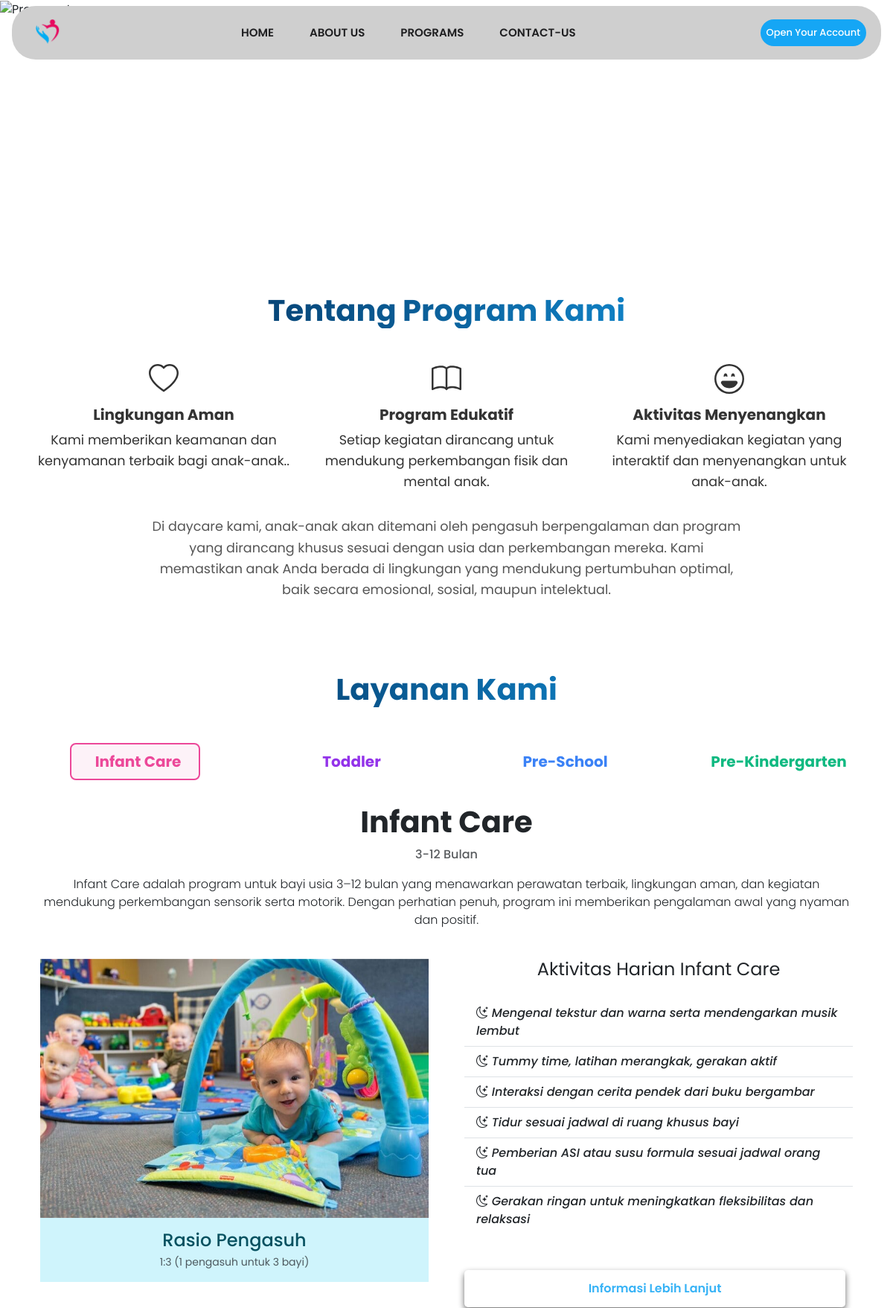
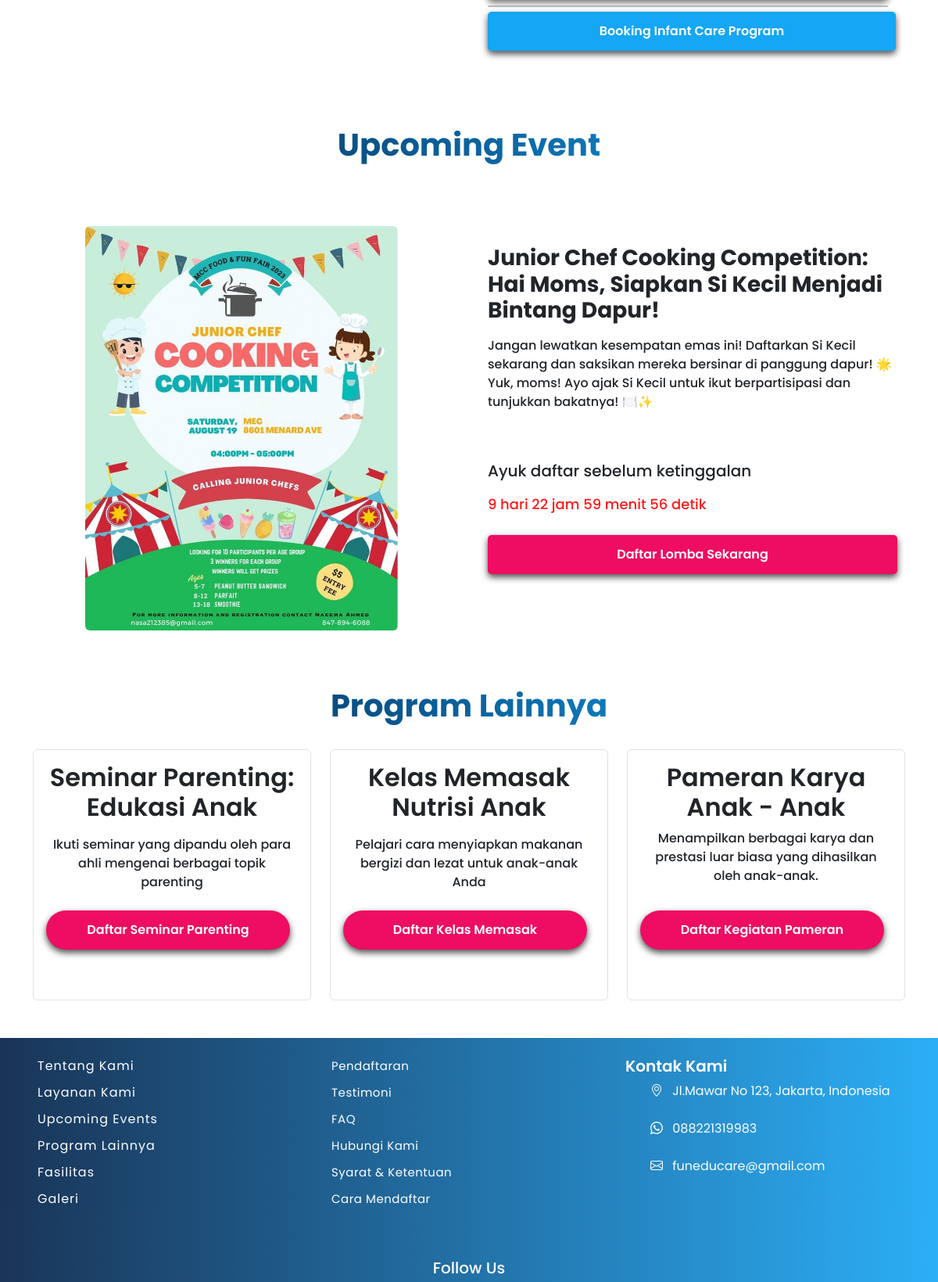
Screenshot of /programs/ (upper part) with the database file from the repository (2 pictures, top to bottom).
### programs/models.py (models this page shows, shortened)
class Program(models.Model):
  name = models.CharField(max_length=255)
  description = models.TextField()
  age_range = models.CharField(max_length=50)
  image = models.ImageField(upload_to='program_images/')

class Activity(models.Model):
  program = models.ForeignKey(Program, related_name='activities', on_delete=models.CASCADE)
  name = models.CharField(max_length=255)
  icon_class = models.CharField(max_length=100)

### programs/views.py (the view, shortened to what this page needs)
# urls.py: path('programs/', include('programs.urls')),
def programs(request):
    program_names = [
        "Infant Care",
        "Toddler",
        "Pre School",
        "Pre Kindergarten"
    ]
    programs_details = {}
    for name in program_names:
        try:
            program = Program.objects.get(name=name)
            programs_details[name] = {
                'program': program,
                'activities': program.activities.all(),
                'facilities': program.facilities.all(),
                'fees': program.fees.all(),
                'schedules': program.schedules.all(),
                'teachers': program.teachers.all()
            }
        except Program.DoesNotExist:
            programs_details[name] = None
    participant = ProgramsCompetitionModel.objects.all()
    programs_competitions_form = ProgramsCompetitionForm(request.POST or None)
    parenting_seminar = ParentingSeminarModel.objects.all().order_by('date')
    cooking_class = CookingClassModel.objects.all().order_by('date')
    exhibition = ChildrenExhibitionModel.objects.all().order_by('date')
    context = {
        'Judul': 'Our Programs',
        'f_competition': programs_competitions_form,
        'participants': participant,
        'parenting_seminar': parenting_seminar,
        'cooking_class': cooking_class,
        'exhibition': exhibition,
        'programs_details': programs_details
    }
    return render(request, 'programs/programs.html', context)

### programs/templates/programs/programs.html (shortened to what this page needs)
<!DOCTYPE html>
{% extends 'base/base.html' %} {% load static %} {% block extra_css %}
<link rel="stylesheet" href="{% static 'css/programs-style.css' %}" />
{% endblock %}  {% block body_block%}
<body>
  <main>
    <section class="image-section">
      <div class="overlay content-1">
        <h1 class="p-2">Programs</h1>
        <hr class="garis mx-auto mx-md-0" />
      </div>
    </section>
    <section class="program-description-section py-5" style="margin-top: -55px">
      <div class="container content-2">
        <h2 class="text-center fs-1 fw-bolder mb-5">Tentang Program Kami</h2>
        <div class="row text-center g-4">
          <div class="col-md-4 mb-4">
            <div class="feature-icon">
            </div>
            <h5 class="mt-3">Lingkungan Aman</h5>
            <p>
              Kami memberikan keamanan dan kenyamanan terbaik bagi anak-anak..
            </p>
          </div>
          <div class="col-md-4 mb-4">
            <div class="feature-icon">
            </div>
            <h5 class="mt-3">Program Edukatif</h5>
            <p>
              Setiap kegiatan dirancang untuk mendukung perkembangan fisik dan
              mental anak.
            </p>
          </div>
          <div class="col-md-4 mb-4">
            <div class="feature-icon">
            </div>
            <h5 class="mt-3">Aktivitas Menyenangkan</h5>
            <p>
              Kami menyediakan kegiatan yang interaktif dan menyenangkan untuk
              anak-anak.
            </p>
          </div>
        </div>
        <div class="text-center mt-2 mb-5">
          <p class="description-text">
            Di daycare kami, anak-anak akan ditemani oleh pengasuh berpengalaman
            dan program yang dirancang khusus sesuai dengan usia dan
            perkembangan mereka. Kami memastikan anak Anda berada di lingkungan
            yang mendukung pertumbuhan optimal, baik secara emosional, sosial,
            maupun intelektual.
          </p>
        </div>
      </div>
    </section>
    <section class="container" id="service">
      <div class="content-2">
        <h2 class="text-center fs-1 fw-bolder mb-5">Layanan Kami</h2>
      </div>
      <div
        id="service-tab-nav"
        class="d-flex flex-wrap flex-md-row overflow-auto mb-4 pb-2 justify-content-center"
        role="navigation"
        aria-label="Program navigation"
      >
        <ul
          class="d-flex flex-md-row flex-column gap-2 list-unstyled m-0 w-100"
        >
          <li
            class="col-md-3 flex-grow-1 d-grid gap-2 align-items-center justify-content-md-center justify-content-start"
          >
            <button
              class="program-tab btn btn-block d-flex align-items-center px-4 py-2 rounded-3 fw-bold active"
              data-program="infantcare"
              role="tab"
              aria-selected="true"
              aria-controls="infantcare"
            >
              <a class="fs-5 text-decoration-none" href="#infantcare" style="color: #ec4899"
                >Infant Care</a
              >
            </button>
          </li>
          <li
            class="col-md-3 flex-grow-1 d-grid gap-2 align-items-center justify-content-md-center justify-content-start"
          >
            <button
              class="program-tab btn btn-block d-flex align-items-center px-4 py-2 rounded-3 fw-bold"
              data-program="toddler"
              role="tab"
              aria-selected="false"
              aria-controls="toddler"
            >
              <a class="fs-5 text-decoration-none" href="#toddler" style="color: #9333ea"
                >Toddler</a
              >
            </button>
          </li>
          <li
            class="col-md-3 flex-grow-1 d-grid gap-2 align-items-center justify-content-md-center justify-content-start"
          >
            <button
              class="program-tab btn btn-block d-flex align-items-center px-4 py-2 rounded-3 fw-bold"
              data-program="preschool"
              role="tab"
              aria-selected="false"
              aria-controls="preschool"
            >
              <a class="fs-5 text-decoration-none" href="#preschool" style="color: #3b82f6"
                >Pre-School</a
              >
            </button>
          </li>
          <li
            class="col-md-3 flex-grow-1 d-grid gap-2 align-items-center justify-content-md-center justify-content-start"
          >
            <button
              class="program-tab btn btn-block d-flex align-items-center px-4 py-2 rounded-3 fw-bold"
              data-program="prekindergarten"
              role="tab"
              aria-selected="false"
              aria-controls="prekindergarten"
            >
              <a class="fs-5 text-decoration-none" href="#prekindergarten" style="color: #10b981"
                >Pre-Kindergarten</a
              >
            </button>
          </li>
        </ul>
      </div>
       {% include 'programs/content_program_detail.html' %}
    </section>
    <section id="upcoming" class="hidden pt-5 p-4" id="upcoming-event">
      <div class="container">
        <div class="row g-5 align-items-center content-2">
          <h2 class="text-center fs-1 fw-bolder mx-auto pb-4">
          </h2>
          <div class="col-md-6">
            <img
              src="{% static 'images/Junior-Cooking-Competition.jpg' %}"
              alt="Deskripsi Gambar"
              class="img-custom rounded mx-auto d-block"
            />
          </div>
          <div class="col-md-6">
            <h5 class="fs-3 fw-bolder pb-2">
              Junior Chef Cooking Competition: Hai Moms, Siapkan Si Kecil
              Menjadi Bintang Dapur!
            </h5>
            <p class="fw-medium">
              Jangan lewatkan kesempatan emas ini! Daftarkan Si Kecil sekarang
              dan saksikan mereka bersinar di panggung dapur! 🌟
              <br />
              Yuk, moms! Ayo ajak Si Kecil untuk ikut berpartisipasi dan
              tunjukkan bakatnya! 🍽️✨
            </p>
            <h5 class="pt-5">Ayuk daftar sebelum ketinggalan</h5>
            <h3 id="teks" class="pb-1" style="color: red"></h3>
            <div class="button-group mb-5 d-flex">
              <button
                class="btn btn-1 mt-3 w-100"
                data-bs-target="#cookingCompetitionModal"
                data-bs-toggle="modal"
              >
                Daftar Lomba Sekarang
              </button>
            </div>
          </div>
        </div>
      </div>
    </section>
    <section class="hidden pt-5 pb-5" id="program-lainnya">
      <div class="container content-2">
        <h2 class="text-center fs-1 fw-bolder mx-auto pb-4">Program Lainnya</h2>
        <div class="row g-4">
          <div class="col-md">
            <div class="card border border-1 d-flex flex-column h-100">
              <div class="card-body d-flex flex-column">
                <h5 class="card-title fs-2 fw-semibold text-center">
                  Seminar Parenting: Edukasi Anak
                </h5>
                <p
                  class="card-text fw-medium mt-2 text-center"
                  style="margin: auto"
                >
                  Ikuti seminar yang dipandu oleh para ahli mengenai berbagai
                  topik parenting
                </p>
                <div class="button-group mb-5 d-flex">
                  <button
                    data-bs-target="#parentingSeminarModal"
                    data-bs-toggle="modal"
                    class="btn btn-1 mt-3 w-100 rounded-pill"
                  >
                    Daftar Seminar Parenting
                  </button>
                </div>
              </div>
            </div>
          </div>
          <div class="col-md">
            <div class="card border border-1 d-flex flex-column h-100">
              <div class="card-body d-flex flex-column">
                <h5 class="card-title fs-2 fw-semibold text-center">
                  Kelas Memasak Nutrisi Anak
                </h5>
                <p
                  class="card-text fw-medium mt-2 text-center"
                  style="margin: auto"
                >
                  Pelajari cara menyiapkan makanan bergizi dan lezat untuk
                  anak-anak Anda
                </p>
                <div class="button-group mb-5 d-flex">
                  <button
                    data-bs-target="#cookingClassModal"
                    data-bs-toggle="modal"
                    class="btn btn-1 mt-3 w-100 rounded-pill"
                  >
                    Daftar Kelas Memasak
                  </button>
                </div>
              </div>
            </div>
          </div>
          <div class="col-md">
            <div class="card border border-1 d-flex flex-column h-100">
              <div class="card-body d-flex flex-column">
                <h5 class="card-title fs-2 fw-semibold text-center">
                  Pameran Karya Anak - Anak
                </h5>
                <p class="card-text fw-medium text-center">
                  Menampilkan berbagai karya dan prestasi luar biasa yang
                  dihasilkan oleh anak-anak.
                </p>
                <div class="button-group mb-5 d-flex">
                  <button
                    data-bs-target="#childrenWorkExhibitions"
                    data-bs-toggle="modal"
                    class="btn btn-1 mt-3 w-100 rounded-pill"
                  >
                    Daftar Kegiatan Pameran
                  </button>
                </div>
              </div>
            </div>
          </div>
        </div>
      </div>
    </section>
  <link
    rel="stylesheet"
    href="https://cdnjs.cloudflare.com/ajax/libs/bootstrap-icons/1.10.0/font/bootstrap-icons.min.css"
  />
</body>
{% endblock %}

### programs/templates/programs/content_program_detail.html (shortened to what this page needs)
{% load static %}
{% load humanize %}
<div id="infantcare">
  <div class="container overflow-hidden text-center">
    <div class="row gx-5">
      {% for program_name, program_data in programs_details.items %}
      {% if program_name == "Infant Care" %}
      <h3 class="fw-bold fs-1">{{ program_data.program.name }}</h3>
      <p class="text-muted fw-medium">{{ program_data.program.age_range }}</p>
      <p class="pb-4 fs-6 fw-light">{{ program_data.program.description }}</p>
      <div class="col-md-6">
        <div
          id="carouselExampleSlidesOnly"
          class="carousel slide"
          data-bs-ride="carousel"
        >
          <div class="carousel-inner">
            <div class="carousel-item active">
              <img
                src="{{ program_data.program.image.url }}"
                class="d-block w-100"
                alt="baby picture"
              />
            </div>
          </div>
        </div>
        <div class="p-3 mb-2 bg-info-subtle text-info-emphasis">
          <div>
            <h4 class="fw-medium mb-1">Rasio Pengasuh</h4>
            <p class="small text-muted mb-0">
              1:3 (1 pengasuh untuk 3 bayi)
            </p>
          </div>
        </div>
      </div>
      <div class="col-md-6">
        <h4 class="fw-normal pb-3">Aktivitas Harian Infant Care</h4>
        {% if program_data.activities %}
        <ul class="list-group list-group-flush pb-5 fw-medium fst-italic">
          {% for activity in program_data.activities %}
          <li class="list-group-item text-start fw-medium">
            <i class="{{ activity.icon_class }}"></i>
            {{ activity.name }}
          </li>
          {% endfor %}
        </ul>
        {% else %}
        <p>Belum adanya Aktivitas </p>
        {% endif %}
        <div class="button-group d-flex">
          <button
            class="btn btn-block btn-3 w-100"
            id="toggleInfoInfantCare"
          >
            Informasi Lebih Lanjut
          </button>
        </div>
        <div class="button-group mb-5 d-flex">
          <a href="{% url 'pendaftaran:pendaftaran' %}" class="w-100 text-decoration-none">
            <button
              class="btn btn-block btn-2 mt-3 w-100"
              style="margin-top: auto"
            >
              Booking Infant Care Program
            </button>
          </a>
        </div>
      </div>
    </div>
  </div>
</div>
{% endif %}
{% endfor %}

### rows the page displays
Program: program.name "Infant Care", program.age_range "3-12 Bulan", program.description "Infant Care adalah program untuk bayi usia 3–12 bulan yang menawarkan perawatan terbaik, lingkungan aman, dan kegiatan mendukung perkembangan sensorik serta motorik. Dengan perhatian penuh, program ini memberikan pengalaman awal yang nyaman dan positif.", program.image (picture)
Activity: name "Mengenal tekstur dan warna serta mendengarkan musik lembut"
Activity: name "Tummy time, latihan merangkak, gerakan aktif"
Activity: name "Interaksi dengan cerita pendek dari buku bergambar"
Activity: name "Tidur sesuai jadwal di ruang khusus bayi"
Activity: name "Pemberian ASI atau susu formula sesuai jadwal orang tua"
Activity: name "Gerakan ringan untuk meningkatkan fleksibilitas dan relaksasi"
